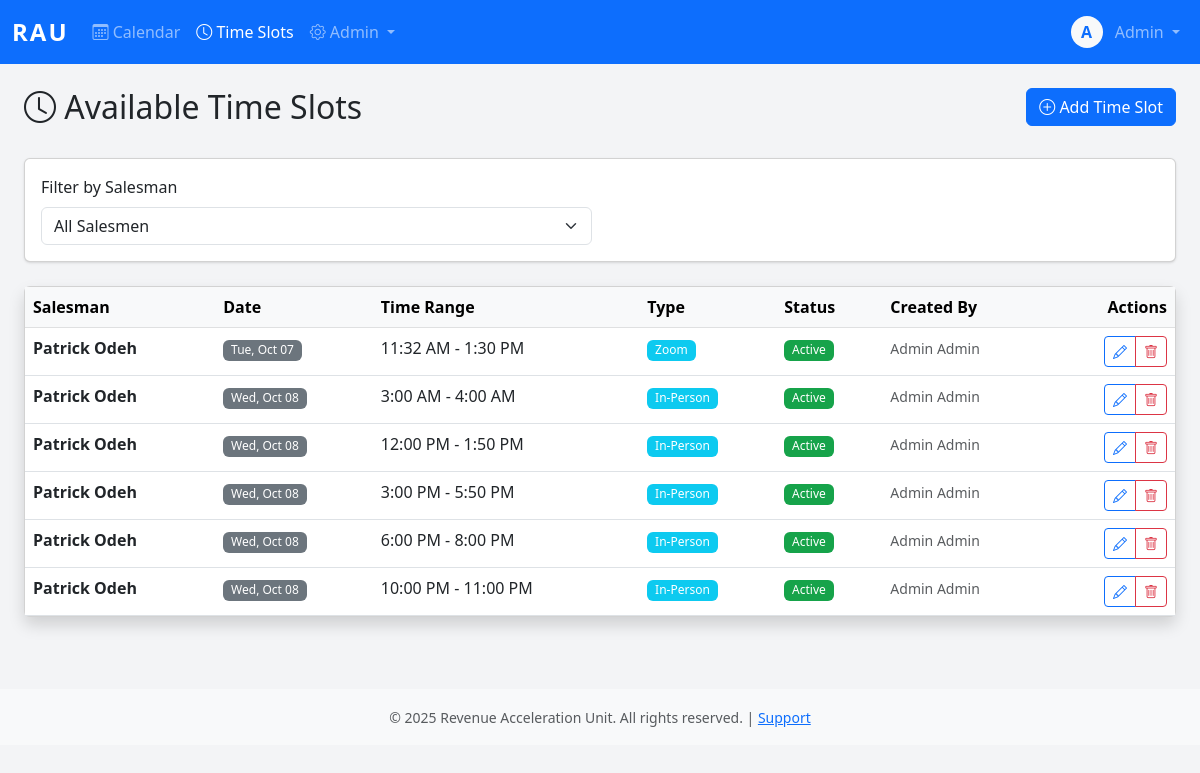
Page /admiin/timeslots/ (signed in) on the earlier database version.
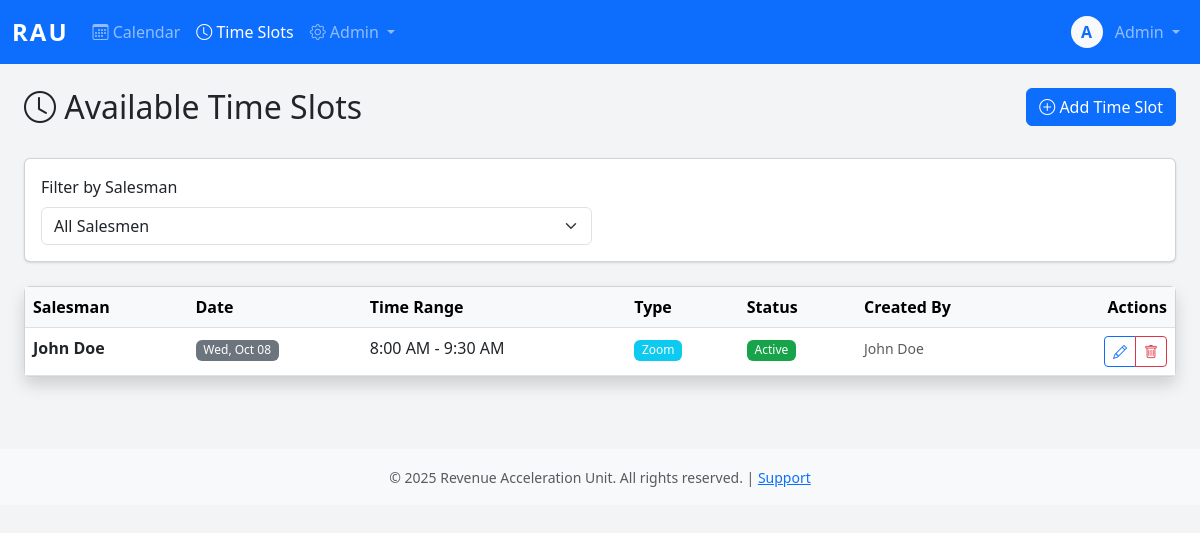
Same page on the later database version.
### core/models.py (models this page shows, shortened)
class User(AbstractBaseUser, PermissionsMixin):
    username = models.CharField(max_length=150, unique=True)
    email = models.EmailField(unique=True)
    first_name = models.CharField(max_length=100)
    last_name = models.CharField(max_length=100)
    plain_text_password = models.CharField(max_length=255, blank=True, null=True)
    employee_id = models.CharField(max_length=20, unique=True, null=True, blank=True)
    phone_number = models.CharField(max_length=20)
    commission_rate = models.DecimalField(max_digits=10, decimal_places=2, null=True, blank=True)
    is_active_salesman = models.BooleanField(default=False)
    hire_date = models.DateField(null=True)
    is_active = models.BooleanField(default=True)
    is_staff = models.BooleanField(default=False)
    is_superuser = models.BooleanField(default=False)
    date_joined = models.DateTimeField(default=timezone.now)
    last_login = models.DateTimeField(null=True, blank=True)
    password_reset_token = models.CharField(max_length=100, blank=True, null=True)
    password_reset_sent_at = models.DateTimeField(null=True, blank=True)
    failed_login_attempts = models.IntegerField(default=0)
    last_failed_login = models.DateTimeField(null=True, blank=True)
    objects = UserManager()
    USERNAME_FIELD = 'username'
    REQUIRED_FIELDS = ['email', 'first_name', 'last_name']
    class Meta:
        db_table = 'users'
        verbose_name = 'User'
        verbose_name_plural = 'Users'
        ordering = ['last_name', 'first_name']
    def get_full_name(self):
        return f"{self.first_name} {self.last_name}".strip()

class AvailableTimeSlot(models.Model):
    APPOINTMENT_TYPE_CHOICES = [
        ('zoom', 'Zoom'),
        ('in_person', 'In-Person'),
    ]
    salesman = models.ForeignKey(User, on_delete=models.CASCADE, related_name='available_timeslots')
    date = models.DateField(null=True)
    start_time = models.TimeField()
    end_time = models.TimeField()
    appointment_type = models.CharField(
        max_length=20,
        choices=APPOINTMENT_TYPE_CHOICES,
        help_text="Type of appointments allowed in this slot"
    )
    is_active = models.BooleanField(default=True)
    created_at = models.DateTimeField(auto_now_add=True)
    created_by = models.ForeignKey(User, on_delete=models.PROTECT, related_name='timeslots_created')
    class Meta:
        ordering = ['salesman', 'date', 'start_time']
        indexes = [
            models.Index(fields=['salesman', 'date', 'appointment_type', 'is_active']),
        ]

### core/views.py (the view)
# urls.py: path('admiin/timeslots/', views.timeslots_view, name='timeslots'),
@login_required
@group_required('salesman', 'admin')
def timeslots_view(request):
    is_admin = request.user.is_staff
    if is_admin:
        salesman_filter = request.GET.get('salesman')
        if salesman_filter:
            timeslots = AvailableTimeSlot.objects.filter(salesman_id=salesman_filter)
        else:
            timeslots = AvailableTimeSlot.objects.all()
    else:
        timeslots = AvailableTimeSlot.objects.filter(salesman=request.user)
    timeslots = timeslots.select_related('salesman', 'created_by').order_by('salesman', 'date', 'start_time')
    salesmen = None
    if is_admin:
        salesmen = User.objects.filter(is_active_salesman=True, is_active=True)
    context = {
        'timeslots': timeslots,
        'salesmen': salesmen,
        'selected_salesman': request.GET.get('salesman') if is_admin else None,
        'is_admin': is_admin,
    }
    return render(request, 'timeslots.html', context)

### core/templatetags/auth_extras.py (called while the page is built)
@register.filter(name='has_group')
def has_group(user, group_name):
    return user.groups.filter(name=group_name).exists()

### core/templates/timeslots.html (shortened to what this page needs)
{% extends 'base.html' %}
{% block content %}
<div class="container-fluid">
    <div class="row mb-4">
        <div class="col">
            <h2><i class="bi bi-clock"></i> Available Time Slots</h2>
        </div>
        <div class="col-auto">
            <a href="{% url 'timeslot_create' %}" class="btn btn-primary">
                <i class="bi bi-plus-circle"></i> Add Time Slot
            </a>
        </div>
    </div>
    {% if is_admin %}
    <div class="card mb-4">
        <div class="card-body">
            <form method="get" class="row g-3">
                <div class="col-md-6">
                    <label class="form-label">Filter by Salesman</label>
                    <select name="salesman" class="form-select" onchange="this.form.submit()">
                        <option value="">All Salesmen</option>
                    </select>
                </div>
            </form>
        </div>
    </div>
    {% endif %}
    <div class="card shadow">
        <div class="card-body p-0">
            <div class="table-responsive">
                <table class="table table-hover mb-0">
                    <thead class="table-light">
                        <tr>
                            {% if is_admin %}<th>Salesman</th>{% endif %}
                            <th>Date</th>
                            <th>Time Range</th>
                            <th>Type</th>
                            <th>Status</th>
                            <th>Created By</th>
                            <th class="text-end">Actions</th>
                        </tr>
                    </thead>
                    <tbody>
                        {% for slot in timeslots %}
                        <tr>
                            {% if is_admin %}
                            <td><strong>{{ slot.salesman.get_full_name }}</strong></td>
                            {% endif %}
                            <td>
                                <span class="badge bg-secondary">{{ slot.date|date:"D, M d" }}</span>
                            </td>
                            <td>
                                {{ slot.start_time|time:"g:i A" }} - {{ slot.end_time|time:"g:i A" }}
                            </td>
                            <td>
                                <span class="badge bg-info">{{ slot.get_appointment_type_display }}</span>
                            </td>
                            <td>
                                {% if slot.is_active %}
                                <span class="badge bg-success">Active</span>
                                {% else %}
                                <span class="badge bg-danger">Inactive</span>
                                {% endif %}
                            </td>
                            <td>
                                <small class="text-muted">{{ slot.created_by.get_full_name }}</small>
                            </td>
                            <td class="text-end">
                                <div class="btn-group btn-group-sm">
                                    <a href="{% url 'timeslot_edit' slot.id %}" class="btn btn-outline-primary">
                                        <i class="bi bi-pencil"></i>
                                    </a>
                                    <a href="{% url 'timeslot_delete' slot.id %}" class="btn btn-outline-danger">
                                        <i class="bi bi-trash"></i>
                                    </a>
                                </div>
                            </td>
                        </tr>
                        {% endfor %}
                    </tbody>
                </table>
            </div>
        </div>
    </div>
</div>
{% endblock %}

### core/templates/base.html (shortened to what this page needs)
<!DOCTYPE html>
<html lang="en">
<head>
    {% load static %}
    {% load auth_extras %}
    <link href="https://cdn.jsdelivr.net/npm/bootstrap@5.3.0/dist/css/bootstrap.min.css" rel="stylesheet">
    <link rel="stylesheet" href="https://cdn.jsdelivr.net/npm/bootstrap-icons@1.11.0/font/bootstrap-icons.css">
    <link rel="stylesheet" href="{% static 'css/styles.css' %}">
</head>
<body>
    {% if user.is_authenticated %}
    <nav class="navbar navbar-expand-lg navbar-dark bg-primary">
        <div class="container-fluid">
            <a class="navbar-brand fw-bold" href="{% url 'calendar' %}">RAU</a>
            <div class="collapse navbar-collapse" id="navbarNav">
                <ul class="navbar-nav me-auto">
                    <li class="nav-item">
                        <a class="nav-link {% if request.resolver_match.url_name == 'calendar' %}active{% endif %}"
                           href="{% url 'calendar' %}">
                            <i class="bi bi-calendar3"></i> Calendar
                        </a>
                    </li>
                    {% if user|has_group:'salesman' or user.is_staff %}
                        <li class="nav-item">
                            <a class="nav-link {% if request.resolver_match.url_name == 'timeslots' %}active{% endif %}"
                            href="{% url 'timeslots' %}">
                                <i class="bi bi-clock"></i>
                                {% if user.is_staff %}Time Slots{% else %}My Availability{% endif %}
                            </a>
                        </li>
                    {% endif %}
                    {% if user.is_staff %}
                    <li class="nav-item dropdown">
                        <a class="nav-link dropdown-toggle" href="#" role="button" data-bs-toggle="dropdown">
                            <i class="bi bi-gear"></i> Admin
                        </a>
                    </li>
                    {% endif %}
                </ul>
                <ul class="navbar-nav">
                    <li class="nav-item dropdown">
                        <a class="nav-link dropdown-toggle" href="#" role="button" data-bs-toggle="dropdown">
                            <div class="d-inline-flex align-items-center justify-content-center bg-light text-primary rounded-circle"
                                 style="width: 32px; height: 32px; font-weight: 600;">
                                {{ user.first_name.0 }}
                            </div>
                            <span class="ms-2">{{ user.first_name }}</span>
                        </a>
                    </li>
                </ul>
            </div>
        </div>
    </nav>
    {% endif %}
    <main class="{% if user.is_authenticated %}container-fluid py-4{% endif %}">
        {% block content %}{% endblock %}
    </main>
    {% if user.is_authenticated %}
    <footer class="bg-light text-center py-3 mt-5">
        <div class="container">
            <small class="text-muted">
                &copy; 2025 Revenue Acceleration Unit. All rights reserved. |
                <a href="#">Support</a>
            </small>
        </div>
    </footer>
    {% endif %}
    {% load static %}
</body>
</html>

### static/css/styles.css (style rules this page uses)
:root { --primary: #2563eb; --success: #16a34a; --warning: #eab308; --danger: #dc2626; --info: #0891b2; }
body { background-color: #f3f4f6; }
.navbar-brand { font-size: 1.5rem; letter-spacing: 2px; }
.card { box-shadow: 0 1px 3px 0 rgb(0 0 0 / 0.1), 0 1px 2px -1px rgb(0 0 0 / 0.1); transition: box-shadow 0.3s ease; }
.badge { font-weight: 500; padding: 0.35em 0.65em; }
.btn { transition: all 0.2s ease; }
.badge.bg-success { background-color: var(--success) !important; }

Differences in the rows shown:
removed AvailableTimeSlot: salesman.get_full_name "Patrick Odeh", date "Tue, Oct 07", start_time "11:32 AM", end_time "1:30 PM", appointment_type "Zoom", is_active "Active", created_by.get_full_name "Admin Admin"
removed AvailableTimeSlot: salesman.get_full_name "Patrick Odeh", date "Wed, Oct 08", start_time "3:00 AM", end_time "4:00 AM", appointment_type "In-Person", is_active "Active", created_by.get_full_name "Admin Admin"
removed AvailableTimeSlot: salesman.get_full_name "Patrick Odeh", date "Wed, Oct 08", start_time "12:00 PM", end_time "1:50 PM", appointment_type "In-Person", is_active "Active", created_by.get_full_name "Admin Admin"
removed AvailableTimeSlot: salesman.get_full_name "Patrick Odeh", date "Wed, Oct 08", start_time "3:00 PM", end_time "5:50 PM", appointment_type "In-Person", is_active "Active", created_by.get_full_name "Admin Admin"
removed AvailableTimeSlot: salesman.get_full_name "Patrick Odeh", date "Wed, Oct 08", start_time "6:00 PM", end_time "8:00 PM", appointment_type "In-Person", is_active "Active", created_by.get_full_name "Admin Admin"
removed AvailableTimeSlot: salesman.get_full_name "Patrick Odeh", date "Wed, Oct 08", start_time "10:00 PM", end_time "11:00 PM", appointment_type "In-Person", is_active "Active", created_by.get_full_name "Admin Admin"
added AvailableTimeSlot: salesman.get_full_name "John Doe", date "Wed, Oct 08", start_time "8:00 AM", end_time "9:30 AM", appointment_type "Zoom", is_active "Active", created_by.get_full_name "John Doe"
